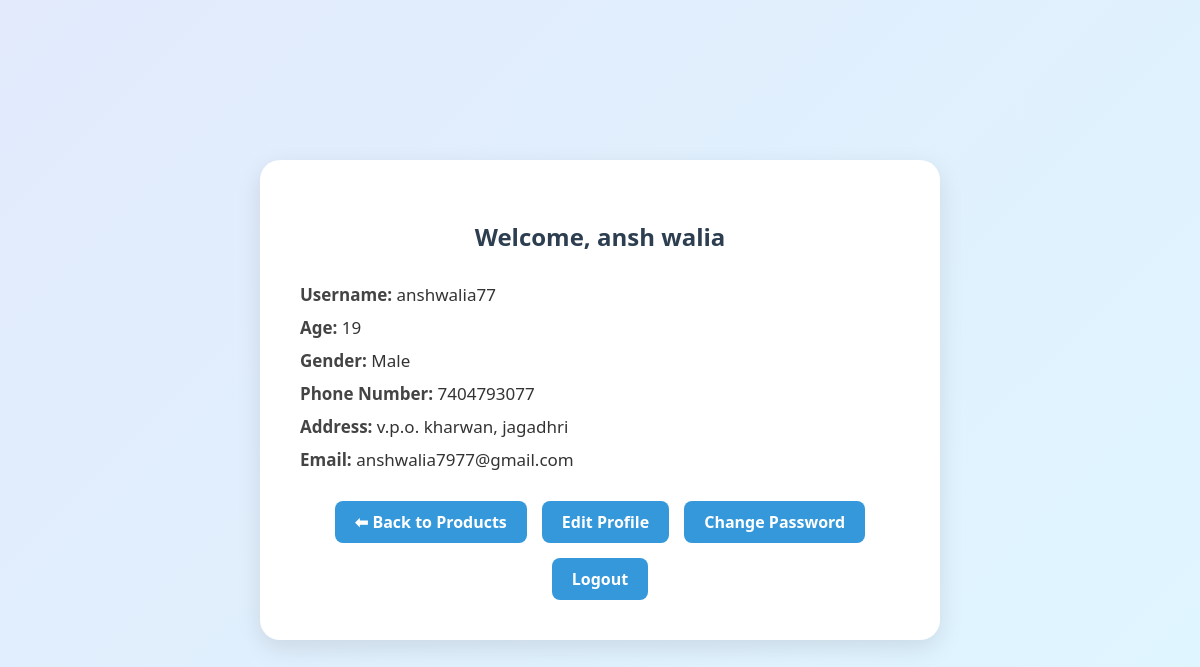
/dashboard/ (signed in), run on the app's committed database.
### signup/models.py (models this page shows, shortened)
class UserInfo(AbstractUser):
    GENDER_CHOICES = [('Male', 'Male'), ('Female', 'Female'), ('Other', 'Other')]
    name = models.CharField(max_length=100)
    age = models.IntegerField(null=True, blank=True)
    gender = models.CharField(max_length=10, choices=GENDER_CHOICES)
    phone_number = models.CharField(max_length=15)
    address = models.CharField(max_length=255)
    email = models.EmailField(unique=True)
    otp = models.CharField(max_length=6, blank=True, null=True)

### signup/views.py (the view)
# urls.py: path('dashboard/',views.dashboard_view, name='dashboard'),
@login_required
def dashboard_view(request):
    user = request.user
    return render(request, 'signup/dashboard.html', {'user': user})

### signup/templates/signup/dashboard.html (shortened to what this page needs)
<!DOCTYPE html>
<html lang="en">
<head>
</head>
<body>
<div class="dashboard-container">
    <h2>Welcome, {{ user.name }}</h2>
    <div class="info">
        <p><strong>Username:</strong> {{ user.username }}</p>
        <p><strong>Age:</strong> {{ user.age }}</p>
        <p><strong>Gender:</strong> {{ user.gender }}</p>
        <p><strong>Phone Number:</strong> {{ user.phone_number }}</p>
        <p><strong>Address:</strong> {{ user.address }}</p>
        <p><strong>Email:</strong> {{ user.email }}</p>
    </div>
    <div class="actions">
        <a href="{% url 'product_list' %}" class="back-btn">⬅ Back to Products</a>
        <a href="{% url 'edit_profile' %}">Edit Profile</a>
        <a href="{% url 'password_change' %}">Change Password</a>
        <a href="{% url 'logout' %}">Logout</a>
    </div>
</div>
</body>
</html>

### signup/templates/signup/dashboard.html (style rules this page uses)
body { font-family: 'Segoe UI', Tahoma, Geneva, Verdana, sans-serif; margin: 0; padding: 0; background: linear-gradient(135deg, #e2eafc, #dff6ff); display: flex; justify-content: center; align-items: center; height: 100vh; }
.dashboard-container { background-color: #fff; padding: 40px; border-radius: 20px; box-shadow: 0 8px 25px rgba(0, 0, 0, 0.1); width: 100%; max-width: 600px; }
h2 { color: #2c3e50; text-align: center; margin-bottom: 30px; }
.info p { font-size: 17px; margin: 10px 0; color: #333; }
.info strong { color: #444; }
.actions { margin-top: 30px; display: flex; flex-wrap: wrap; gap: 15px; justify-content: center; }
.actions a { text-decoration: none; padding: 10px 20px; border-radius: 8px; font-weight: bold; background-color: #3498db; color: white; transition: background-color 0.3s ease; }
.back-btn { background-color: #28a745; }

### data on the page
UserInfo: name "ansh walia", username "anshwalia77", age "19", gender "Male", phone_number "7404793077", address "v.p.o. kharwan, jagadhri", email "anshwalia7977@gmail.com"
